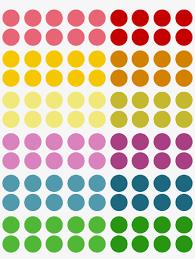
#> input picture src/open-CV/images/dots.png, 195 x 259 px
$ python img_contours.py
#> lines starting #> are read from the running program, lines starting #| are printed output that depends on the picture; after the words box and inside, x2 and y2 are one past the last pixel; in counts of white or black regions, pixels touching at a corner belong together
import cv2
import numpy as np
from numpy.lib.function_base import _ureduce
from util.basic import stack_images

VIDEO_URL = "images/extras.mp4"
# IMAGE_URL = "images/digits.png"
IMAGE_URL = "images/dots.png"
DEFAULT_CAM = 0

# Colors
TOMATO = (54, 65, 241)


def rescale_frame(frame, scale=0.5):
    # Live video, static video/img
    width = int(frame.shape[1] * scale)
    height = int(frame.shape[0] * scale)
    return cv2.resize(frame, (width, height), interpolation=cv2.INTER_CUBIC)


def translate(src, x, y):
    # Translate (Shift image along x and y axis)
    translation_matrix = np.float32([[1, 0, x], [0, 1, y]])
    dimensions = (src.shape[1], src.shape[0])
    return cv2.warpAffine(img, translation_matrix, dimensions)


def rotate(src, angle, pivot=None, scale=1.0):
    # Rotate around a specific point as pivot.
    (height, width) = src.shape[:2]
    if not pivot:
        pivot = (width//2, height//2)
    rotation_matrix = cv2.getRotationMatrix2D(pivot, angle, scale)
    dimensions = (width, height)
    return cv2.warpAffine(src, rotation_matrix, dimensions)


def clean_slate(dimensions):
    return np.zeros(shape=dimensions, dtype='uint8')


if __name__ == "__main__":
    img = cv2.imread(IMAGE_URL)
#> img is the input picture: shape (259, 195, 3); mean B, G, R 165.8, 192.8, 204.8
    img_mono = cv2.cvtColor(img, cv2.COLOR_BGR2HSV)
#> img_mono: shape (259, 195, 3); mean H, S, V 52.5, 91, 221.9
    img_mono_blurred = cv2.blur(
        img_mono, (5, 5), borderType=cv2.BORDER_DEFAULT)
#> img_mono_blurred: shape (259, 195, 3); mean H, S, V 52.6, 91, 221.9

    # Get edges
    img_canny = cv2.Canny(img_mono_blurred, 125, 175)
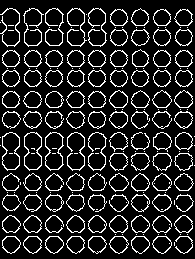
#> img_canny: shape (259, 195); 14.2% white in thin lines or dots

    ret, thresh = cv2.threshold(img_mono_blurred, 125, 220, cv2.THRESH_BINARY)
#> thresh: shape (259, 195, 3); mean H, S, V 26.2, 76.3, 220
    # Find contours
    contours, heirarchies = cv2.findContours(
        img_canny, cv2.RETR_LIST, cv2.CHAIN_APPROX_SIMPLE)
#> contours = 272 contours, 107 with area under 20; largest, box (x1, y1, x2, y2) and area: (45, 132, 64, 171) 545, (24, 132, 42, 171) 542, (2, 132, 20, 171) 533, (45, 132, 63, 170) 505, (24, 132, 42, 170) 504
    print(f"Detected Contours: {len(contours)}")
#| Detected Contours: 272

    # Blank Slate
    canvas_salmon = clean_slate(img.shape)
    canvas_salmon[:] = 70, 47, 6
    for ctr in contours:
        print(f"Contour Area = {cv2.contourArea(ctr)}")
        if 100 <= cv2.contourArea(ctr) <= 300:
            print("Etching it <3")
#> (the run stopped early here; a loop or call above may not have finished)

$ run again, with src/open-CV/images/digits.png copied over src/open-CV/images/dots.png
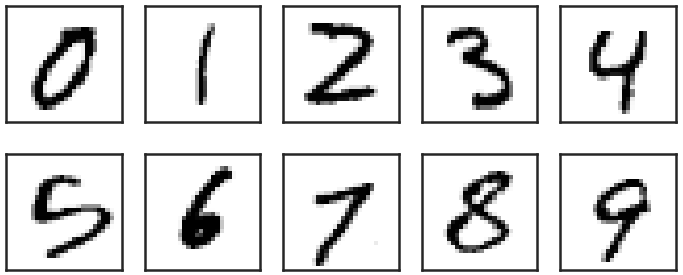
#> input picture src/open-CV/images/digits.png, 683 x 275 px
#> img is the input picture: shape (275, 683, 3); min 0, max 255, mean 219.7
#> img_mono: shape (275, 683, 3); mean H, S, V 0, 0, 219.7
#> img_mono_blurred: shape (275, 683, 3); mean H, S, V 0, 0, 219.6
#> `img_canny = cv2.Canny(img_mono_blurred, 125, 175)`:
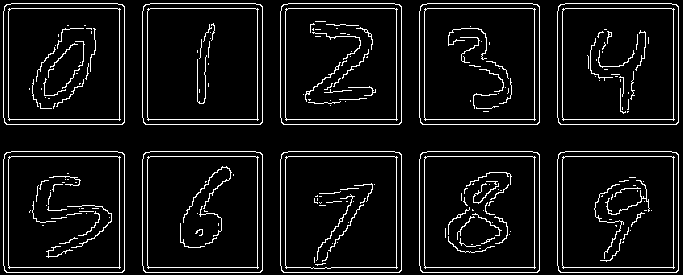
#> img_canny: shape (275, 683); 7.3% white in thin lines or dots
#> thresh: shape (275, 683, 3); mean H, S, V 0, 0, 201.1
#> contours = 265 contours, 216 with area under 20; largest, box (x1, y1, x2, y2) and area: (557, 151, 679, 273) 14606, (280, 151, 402, 273) 14606, (3, 151, 125, 273) 14606, (557, 3, 679, 125) 14606, (280, 3, 402, 125) 14606
#| Detected Contours: 265
#> the loop `for ctr in contours:` made 265 passes
#> ctr on passes 2, 4, 6: [[314, 257], [314, 262]], [[479, 248], [480, 248]], [[471, 244], [472, 244]]
#> (printed output is left out)
#> after the loop in stack_images, ``: hor = 2 items
#> in stack_images, ``:
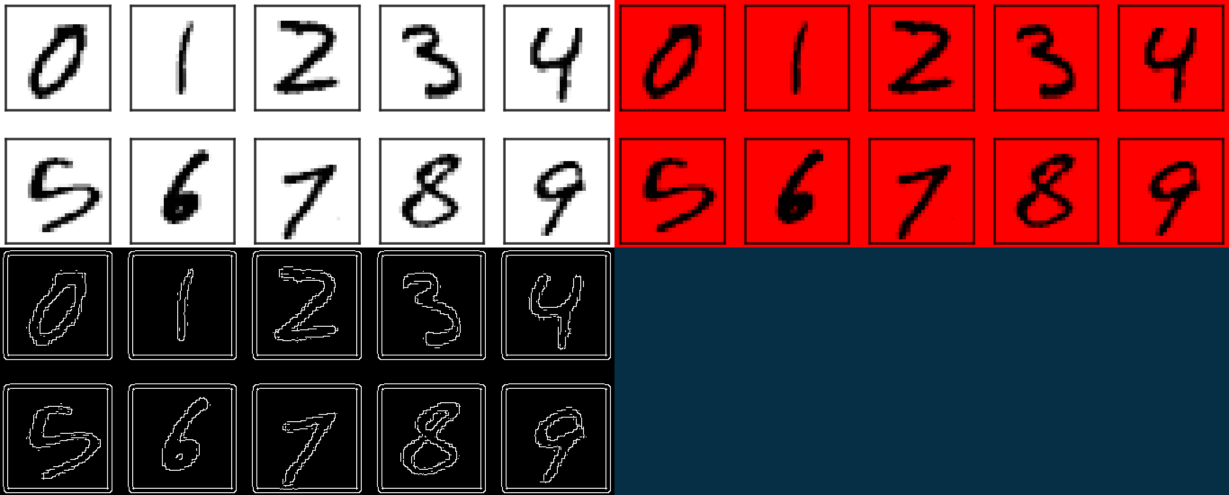
#> ver: shape (990, 2458, 3) (shown at 1/2 size); mean of channels 0, 1, 2 77.1, 71.3, 116; drawn as B, G, R

$ run again, with src/open-CV/images/enh.png copied over src/open-CV/images/dots.png
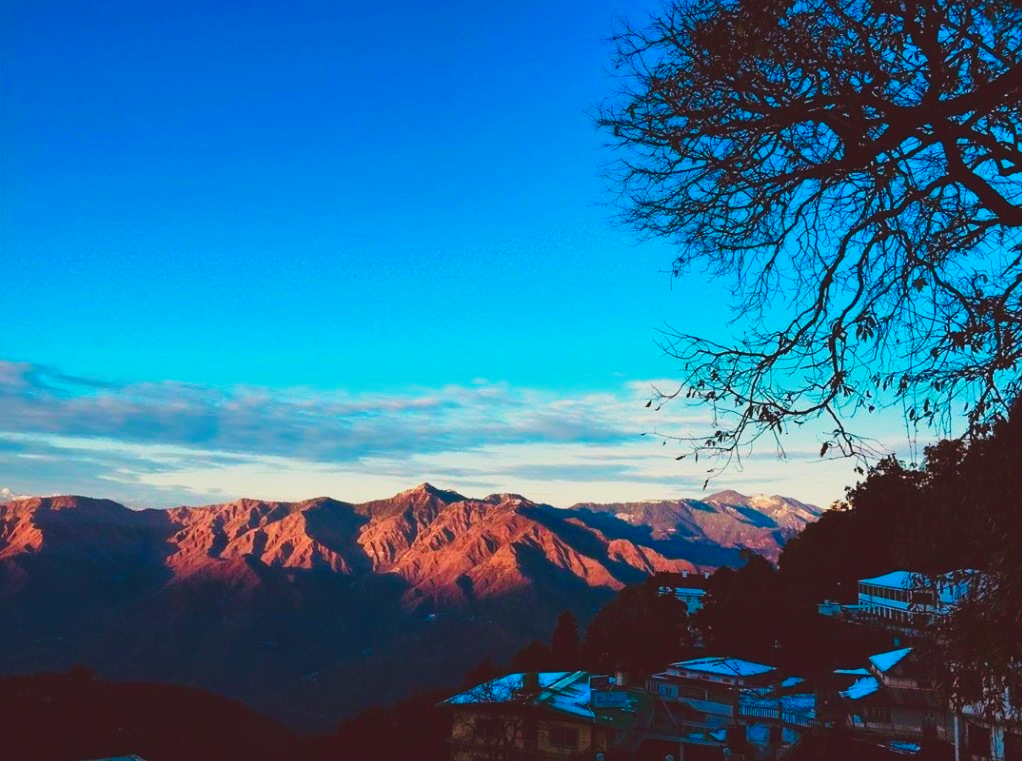
#> input picture src/open-CV/images/enh.png, 1022 x 761 px
#> img is the input picture: shape (761, 1022, 3); mean B, G, R 149.3, 109.4, 42.2
#> img_mono: shape (761, 1022, 3); mean H, S, V 107.3, 177.9, 156.8
#> img_mono_blurred: shape (761, 1022, 3); mean H, S, V 107.3, 177.9, 156.8
#> `img_canny = cv2.Canny(img_mono_blurred, 125, 175)`:
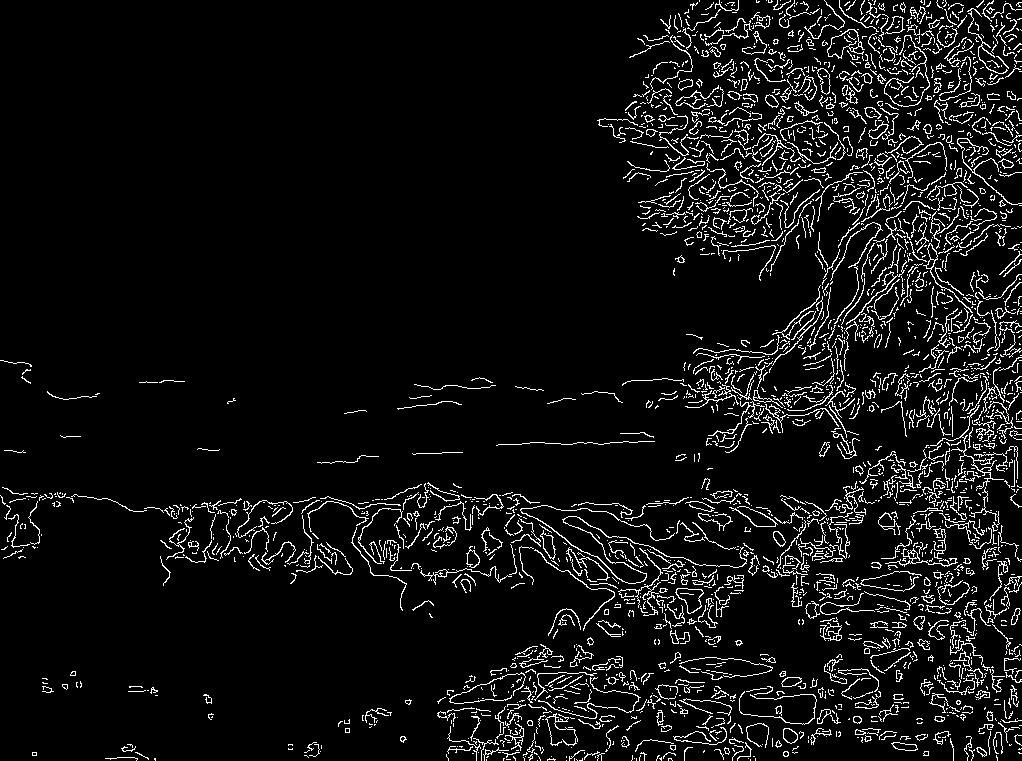
#> img_canny: shape (761, 1022); 6.6% white in thin lines or dots
#> thresh: shape (761, 1022, 3); mean H, S, V 40.4, 153.6, 132.2
#> contours = 2935 contours, 2744 with area under 20; largest, box (x1, y1, x2, y2) and area: (827, 29, 865, 59) 549, (827, 29, 860, 58) 494, (675, 588, 704, 614) 416, (676, 588, 704, 614) 391, (540, 530, 556, 560) 210
#| Detected Contours: 2935
